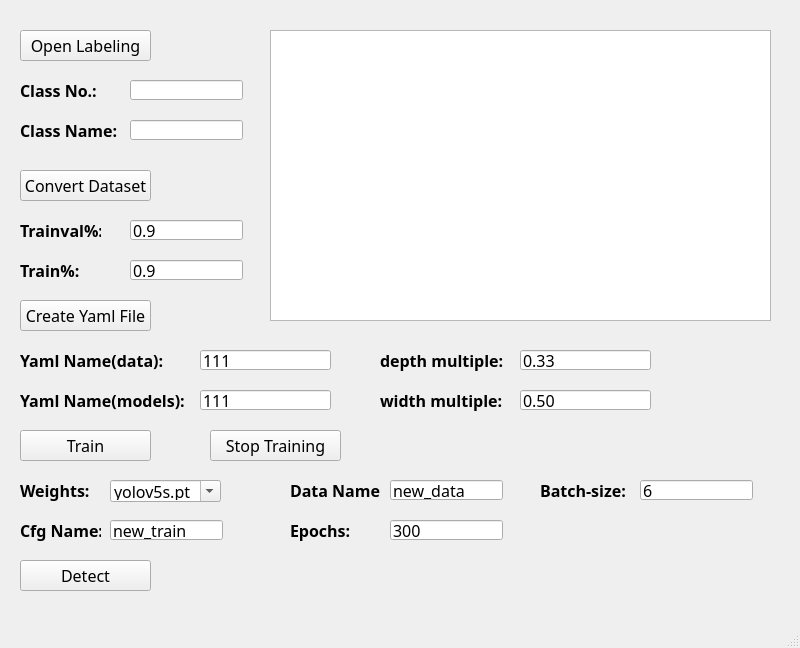
<?xml version="1.0" encoding="UTF-8"?>
<ui version="4.0">
 <class>AI_recognition_tool</class>
 <widget class="QMainWindow" name="AI_recognition_tool">
  <property name="geometry">
   <rect>
    <x>0</x>
    <y>0</y>
    <width>800</width>
    <height>648</height>
   </rect>
  </property>
  <property name="windowTitle">
   <string>AI_recognition_tool</string>
  </property>
  <widget class="QWidget" name="centralwidget">
   <widget class="QPushButton" name="Labelling_Button">
    <property name="geometry">
     <rect>
      <x>20</x>
      <y>30</y>
      <width>131</width>
      <height>31</height>
     </rect>
    </property>
    <property name="font">
     <font>
      <family>3ds</family>
      <pointsize>12</pointsize>
     </font>
    </property>
    <property name="text">
     <string>Open Labeling</string>
    </property>
   </widget>
   <widget class="QLineEdit" name="class_number_lineEdit">
    <property name="geometry">
     <rect>
      <x>130</x>
      <y>80</y>
      <width>113</width>
      <height>20</height>
     </rect>
    </property>
    <property name="font">
     <font>
      <family>3ds</family>
      <pointsize>12</pointsize>
     </font>
    </property>
   </widget>
   <widget class="QLabel" name="class_number_label">
    <property name="geometry">
     <rect>
      <x>20</x>
      <y>80</y>
      <width>81</width>
      <height>21</height>
     </rect>
    </property>
    <property name="font">
     <font>
      <family>3ds</family>
      <pointsize>12</pointsize>
      <weight>75</weight>
      <bold>true</bold>
     </font>
    </property>
    <property name="text">
     <string>Class No.:</string>
    </property>
   </widget>
   <widget class="QLineEdit" name="class_name_lineEdit">
    <property name="geometry">
     <rect>
      <x>130</x>
      <y>120</y>
      <width>113</width>
      <height>20</height>
     </rect>
    </property>
    <property name="font">
     <font>
      <family>3ds</family>
      <pointsize>12</pointsize>
     </font>
    </property>
   </widget>
   <widget class="QLabel" name="class_name_label">
    <property name="geometry">
     <rect>
      <x>20</x>
      <y>120</y>
      <width>111</width>
      <height>21</height>
     </rect>
    </property>
    <property name="font">
     <font>
      <family>3ds</family>
      <pointsize>12</pointsize>
      <weight>75</weight>
      <bold>true</bold>
     </font>
    </property>
    <property name="text">
     <string>Class Name:</string>
    </property>
   </widget>
   <widget class="QPushButton" name="Convert_Button">
    <property name="geometry">
     <rect>
      <x>20</x>
      <y>170</y>
      <width>131</width>
      <height>31</height>
     </rect>
    </property>
    <property name="font">
     <font>
      <family>3ds</family>
      <pointsize>12</pointsize>
     </font>
    </property>
    <property name="text">
     <string>Convert Dataset</string>
    </property>
   </widget>
   <widget class="QLabel" name="train_percent_label">
    <property name="geometry">
     <rect>
      <x>20</x>
      <y>260</y>
      <width>111</width>
      <height>21</height>
     </rect>
    </property>
    <property name="font">
     <font>
      <family>3ds</family>
      <pointsize>12</pointsize>
      <weight>75</weight>
      <bold>true</bold>
     </font>
    </property>
    <property name="text">
     <string>Train%:</string>
    </property>
   </widget>
   <widget class="QLineEdit" name="trainval_percent_lineEdit">
    <property name="geometry">
     <rect>
      <x>130</x>
      <y>220</y>
      <width>113</width>
      <height>20</height>
     </rect>
    </property>
    <property name="font">
     <font>
      <family>3ds</family>
      <pointsize>12</pointsize>
     </font>
    </property>
    <property name="text">
     <string>0.9</string>
    </property>
   </widget>
   <widget class="QLineEdit" name="train_percent_lineEdit">
    <property name="geometry">
     <rect>
      <x>130</x>
      <y>260</y>
      <width>113</width>
      <height>20</height>
     </rect>
    </property>
    <property name="font">
     <font>
      <family>3ds</family>
      <pointsize>12</pointsize>
     </font>
    </property>
    <property name="text">
     <string>0.9</string>
    </property>
   </widget>
   <widget class="QLabel" name="trainval_percent_label">
    <property name="geometry">
     <rect>
      <x>20</x>
      <y>220</y>
      <width>81</width>
      <height>21</height>
     </rect>
    </property>
    <property name="font">
     <font>
      <family>3ds</family>
      <pointsize>12</pointsize>
      <weight>75</weight>
      <bold>true</bold>
     </font>
    </property>
    <property name="text">
     <string>Trainval%:</string>
    </property>
   </widget>
   <widget class="QTextBrowser" name="textBrowser">
    <property name="geometry">
     <rect>
      <x>270</x>
      <y>30</y>
      <width>501</width>
      <height>291</height>
     </rect>
    </property>
   </widget>
   <widget class="QPushButton" name="Train_Button">
    <property name="geometry">
     <rect>
      <x>20</x>
      <y>430</y>
      <width>131</width>
      <height>31</height>
     </rect>
    </property>
    <property name="font">
     <font>
      <family>3ds</family>
      <pointsize>12</pointsize>
     </font>
    </property>
    <property name="text">
     <string>Train</string>
    </property>
   </widget>
   <widget class="QLineEdit" name="cfg_lineEdit">
    <property name="geometry">
     <rect>
      <x>110</x>
      <y>520</y>
      <width>113</width>
      <height>20</height>
     </rect>
    </property>
    <property name="font">
     <font>
      <family>3ds</family>
      <pointsize>12</pointsize>
     </font>
    </property>
    <property name="text">
     <string>new_train</string>
    </property>
   </widget>
   <widget class="QLabel" name="cfg_label">
    <property name="geometry">
     <rect>
      <x>20</x>
      <y>520</y>
      <width>81</width>
      <height>21</height>
     </rect>
    </property>
    <property name="font">
     <font>
      <family>3ds</family>
      <pointsize>12</pointsize>
      <weight>75</weight>
      <bold>true</bold>
     </font>
    </property>
    <property name="text">
     <string>Cfg Name:</string>
    </property>
   </widget>
   <widget class="QLabel" name="Weights_label">
    <property name="geometry">
     <rect>
      <x>20</x>
      <y>480</y>
      <width>81</width>
      <height>21</height>
     </rect>
    </property>
    <property name="font">
     <font>
      <family>3ds</family>
      <pointsize>12</pointsize>
      <weight>75</weight>
      <bold>true</bold>
     </font>
    </property>
    <property name="text">
     <string>Weights:</string>
    </property>
   </widget>
   <widget class="QPushButton" name="Yaml_Button">
    <property name="geometry">
     <rect>
      <x>20</x>
      <y>300</y>
      <width>131</width>
      <height>31</height>
     </rect>
    </property>
    <property name="font">
     <font>
      <family>3ds</family>
      <pointsize>12</pointsize>
     </font>
    </property>
    <property name="text">
     <string>Create Yaml File</string>
    </property>
   </widget>
   <widget class="QLabel" name="Yaml_models_label">
    <property name="geometry">
     <rect>
      <x>20</x>
      <y>390</y>
      <width>171</width>
      <height>21</height>
     </rect>
    </property>
    <property name="font">
     <font>
      <family>3ds</family>
      <pointsize>12</pointsize>
      <weight>75</weight>
      <bold>true</bold>
     </font>
    </property>
    <property name="text">
     <string>Yaml Name(models):</string>
    </property>
   </widget>
   <widget class="QLineEdit" name="Yaml_data_lineEdit">
    <property name="geometry">
     <rect>
      <x>200</x>
      <y>350</y>
      <width>131</width>
      <height>20</height>
     </rect>
    </property>
    <property name="font">
     <font>
      <family>3ds</family>
      <pointsize>12</pointsize>
     </font>
    </property>
    <property name="text">
     <string>111</string>
    </property>
   </widget>
   <widget class="QLineEdit" name="Yaml_models_lineEdit">
    <property name="geometry">
     <rect>
      <x>200</x>
      <y>390</y>
      <width>131</width>
      <height>20</height>
     </rect>
    </property>
    <property name="font">
     <font>
      <family>3ds</family>
      <pointsize>12</pointsize>
     </font>
    </property>
    <property name="text">
     <string>111</string>
    </property>
   </widget>
   <widget class="QLabel" name="Yaml_data_label">
    <property name="geometry">
     <rect>
      <x>20</x>
      <y>350</y>
      <width>151</width>
      <height>21</height>
     </rect>
    </property>
    <property name="font">
     <font>
      <family>3ds</family>
      <pointsize>12</pointsize>
      <weight>75</weight>
      <bold>true</bold>
     </font>
    </property>
    <property name="text">
     <string>Yaml Name(data):</string>
    </property>
   </widget>
   <widget class="QLabel" name="wm_label">
    <property name="geometry">
     <rect>
      <x>380</x>
      <y>390</y>
      <width>131</width>
      <height>21</height>
     </rect>
    </property>
    <property name="font">
     <font>
      <family>3ds</family>
      <pointsize>12</pointsize>
      <weight>75</weight>
      <bold>true</bold>
     </font>
    </property>
    <property name="text">
     <string>width multiple:</string>
    </property>
   </widget>
   <widget class="QLineEdit" name="wm_lineEdit">
    <property name="geometry">
     <rect>
      <x>520</x>
      <y>390</y>
      <width>131</width>
      <height>20</height>
     </rect>
    </property>
    <property name="font">
     <font>
      <family>3ds</family>
      <pointsize>12</pointsize>
     </font>
    </property>
    <property name="text">
     <string>0.50</string>
    </property>
   </widget>
   <widget class="QLineEdit" name="dm_lineEdit">
    <property name="geometry">
     <rect>
      <x>520</x>
      <y>350</y>
      <width>131</width>
      <height>20</height>
     </rect>
    </property>
    <property name="font">
     <font>
      <family>3ds</family>
      <pointsize>12</pointsize>
     </font>
    </property>
    <property name="text">
     <string>0.33</string>
    </property>
   </widget>
   <widget class="QLabel" name="dm_label">
    <property name="geometry">
     <rect>
      <x>380</x>
      <y>350</y>
      <width>131</width>
      <height>21</height>
     </rect>
    </property>
    <property name="font">
     <font>
      <family>3ds</family>
      <pointsize>12</pointsize>
      <weight>75</weight>
      <bold>true</bold>
     </font>
    </property>
    <property name="text">
     <string>depth multiple:</string>
    </property>
   </widget>
   <widget class="QPushButton" name="Stop_Train_Button">
    <property name="geometry">
     <rect>
      <x>210</x>
      <y>430</y>
      <width>131</width>
      <height>31</height>
     </rect>
    </property>
    <property name="font">
     <font>
      <family>3ds</family>
      <pointsize>12</pointsize>
     </font>
    </property>
    <property name="text">
     <string>Stop Training</string>
    </property>
   </widget>
   <widget class="QComboBox" name="Weights_comboBox">
    <property name="geometry">
     <rect>
      <x>110</x>
      <y>480</y>
      <width>111</width>
      <height>22</height>
     </rect>
    </property>
    <property name="font">
     <font>
      <family>3ds</family>
      <pointsize>12</pointsize>
     </font>
    </property>
    <property name="editable">
     <bool>true</bool>
    </property>
    <property name="placeholderText">
     <string/>
    </property>
    <property name="duplicatesEnabled">
     <bool>true</bool>
    </property>
    <item>
     <property name="text">
      <string>yolov5s.pt</string>
     </property>
    </item>
    <item>
     <property name="text">
      <string>yolov5l.pt</string>
     </property>
    </item>
    <item>
     <property name="text">
      <string>yolov5m.pt</string>
     </property>
    </item>
    <item>
     <property name="text">
      <string>yolov5x.pt</string>
     </property>
    </item>
   </widget>
   <widget class="QLineEdit" name="epochs_lineEdit">
    <property name="geometry">
     <rect>
      <x>390</x>
      <y>520</y>
      <width>113</width>
      <height>20</height>
     </rect>
    </property>
    <property name="font">
     <font>
      <family>3ds</family>
      <pointsize>12</pointsize>
     </font>
    </property>
    <property name="text">
     <string>300</string>
    </property>
   </widget>
   <widget class="QLabel" name="Data_label">
    <property name="geometry">
     <rect>
      <x>290</x>
      <y>480</y>
      <width>91</width>
      <height>21</height>
     </rect>
    </property>
    <property name="font">
     <font>
      <family>3ds</family>
      <pointsize>12</pointsize>
      <weight>75</weight>
      <bold>true</bold>
     </font>
    </property>
    <property name="text">
     <string>Data Name:</string>
    </property>
   </widget>
   <widget class="QLabel" name="epochs_label">
    <property name="geometry">
     <rect>
      <x>290</x>
      <y>520</y>
      <width>81</width>
      <height>21</height>
     </rect>
    </property>
    <property name="font">
     <font>
      <family>3ds</family>
      <pointsize>12</pointsize>
      <weight>75</weight>
      <bold>true</bold>
     </font>
    </property>
    <property name="text">
     <string>Epochs:</string>
    </property>
   </widget>
   <widget class="QLineEdit" name="data_lineEdit">
    <property name="geometry">
     <rect>
      <x>390</x>
      <y>480</y>
      <width>113</width>
      <height>20</height>
     </rect>
    </property>
    <property name="font">
     <font>
      <family>3ds</family>
      <pointsize>12</pointsize>
     </font>
    </property>
    <property name="text">
     <string>new_data</string>
    </property>
   </widget>
   <widget class="QLabel" name="bs_label">
    <property name="geometry">
     <rect>
      <x>540</x>
      <y>480</y>
      <width>91</width>
      <height>21</height>
     </rect>
    </property>
    <property name="font">
     <font>
      <family>3ds</family>
      <pointsize>12</pointsize>
      <weight>75</weight>
      <bold>true</bold>
     </font>
    </property>
    <property name="text">
     <string>Batch-size:</string>
    </property>
   </widget>
   <widget class="QLineEdit" name="bs_lineEdit">
    <property name="geometry">
     <rect>
      <x>640</x>
      <y>480</y>
      <width>113</width>
      <height>20</height>
     </rect>
    </property>
    <property name="font">
     <font>
      <family>3ds</family>
      <pointsize>12</pointsize>
     </font>
    </property>
    <property name="text">
     <string>6</string>
    </property>
   </widget>
   <widget class="QPushButton" name="Detect_Button">
    <property name="geometry">
     <rect>
      <x>20</x>
      <y>560</y>
      <width>131</width>
      <height>31</height>
     </rect>
    </property>
    <property name="font">
     <font>
      <family>3ds</family>
      <pointsize>12</pointsize>
     </font>
    </property>
    <property name="text">
     <string>Detect</string>
    </property>
   </widget>
  </widget>
  <widget class="QMenuBar" name="menubar">
   <property name="geometry">
    <rect>
     <x>0</x>
     <y>0</y>
     <width>800</width>
     <height>23</height>
    </rect>
   </property>
  </widget>
  <widget class="QStatusBar" name="statusbar"/>
 </widget>
 <resources/>
 <connections/>
</ui>
